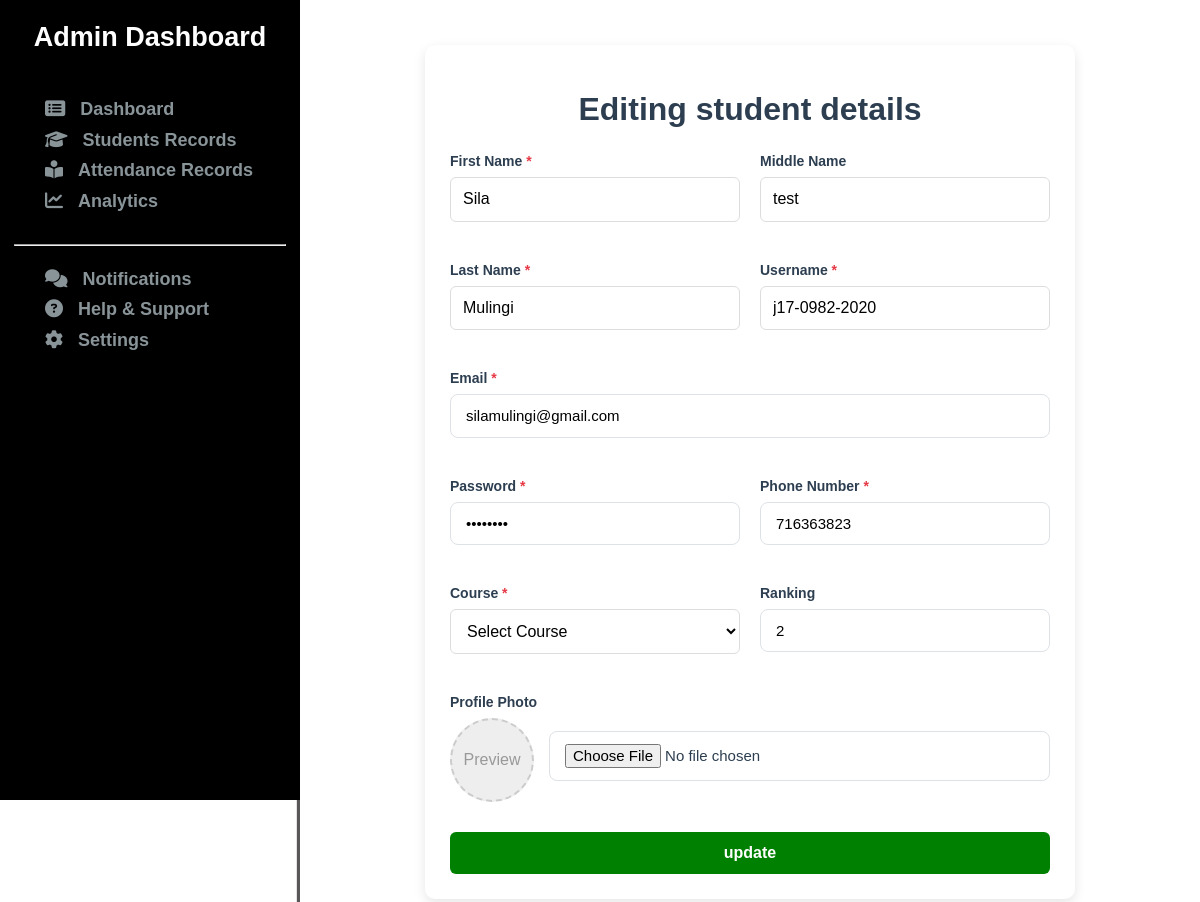
/customAdmin/update/j17-0982-2020/, run on the app's committed database.
### coreApp/models.py (models this page shows, shortened)
class StudentProfile(models.Model):
    first_name = models.CharField(max_length=256)  # null=False is default for CharField
    last_name = models.CharField(max_length=256)
    username = models.CharField(max_length=256, unique=True)
    course = models.CharField(max_length=200)
    phone = models.BigIntegerField(unique=True)
    email = models.EmailField(unique=True)
    password = models.CharField(max_length=256)
    middle_name = models.CharField(
        max_length=256,
        blank=True,  # Allows empty string in forms
        null=True,    # Allows NULL in database
        default=''    # Default value when not provided
    )
    ranking = models.CharField(max_length=256, blank=True, default='')
    image = models.ImageField(upload_to='student_photos', blank=True, null=True)

### coreApp/views.py (the view)
# urls.py: path('customAdmin/update/<str:username>/', views.update, name='update'),
def update(request, username):
    updateStudent = get_object_or_404(StudentProfile, username=username)
    context = {}
    context['updateStudent'] = updateStudent
    return render(request, 'admin/updateStudent.html', context)

### templates/admin/updateStudent.html (shortened to what this page needs)
{% extends 'admin/adminBase.html' %}
{% load static %}
{% block css %}
    <link rel="stylesheet" href="{% static 'css/admin/update.css' %}">
{% endblock css %}
{% block content %}
    <div class= "updateRecords">
        <div class="updateStudent form-container">
            <h1>Editing student details</h1>
            <form id="studentForm">
                {% if updateStudent %}
                <div class="form-grid">
                    <div class="form-group">
                        <label for="firstName" class="required">First Name</label>
                        <input type="text" id="firstName" name="first_name" value="{{updateStudent.first_name}}" required>
                    </div>
                    <div class="form-group">
                        <label for="middleName">Middle Name</label>
                        <input type="text" id="middleName" name="middle_name" value="{{updateStudent.middle_name}}">
                    </div>
                    <div class="form-group">
                        <label for="lastName" class="required">Last Name</label>
                        <input type="text" id="lastName" name="last_name" value="{{updateStudent.last_name}}" required>
                    </div>
                    <div class="form-group">
                        <label for="username" class="required">Username</label>
                        <input type="text" id="username" name="username" value="{{updateStudent.username}}" required>
                    </div>
                    <div class="form-group full-width">
                        <label for="email" class="required">Email</label>
                        <input type="email" id="email" name="email" value="{{updateStudent.email}}" required>
                    </div>
                    <div class="form-group">
                        <label for="password" class="required">Password</label>
                        <input type="password" id="password" name="password" value="{{updateStudent.password}}" required>
                    </div>
                    <div class="form-group">
                        <label for="phone" class="required">Phone Number</label>
                        <input type="tel" id="phone" name="phone" value="{{updateStudent.phone}}" required>
                    </div>
                    <div class="form-group">
                        <label for="course" class="required">Course</label>
                        <select id="course" name="course" required>
                            <option value="">Select Course</option>
                        </select>
                    </div>
                    <div class="form-group">
                        <label for="ranking">Ranking</label>
                        <input type="number" id="ranking" name="ranking" value="{{updateStudent.ranking}}" min="1">
                    </div>
                    <div class="form-group full-width">
                        <label>Profile Photo</label>
                        <div class="photo-upload">
                            <div class="photo-preview" id="photoPreview">
                                <span style="color: #999;">Preview</span>
                            </div>
                            <label>
                                <input type="file" id="profilePhoto" name="profilePhoto" accept="image/*">
                            </label>
                        </div>
                    </div>
                </div>
                {% endif %}
                <button type="submit">update</button>
            </form>
        </div>
    </div>
{% endblock %}

### static/css/admin/admin.css (style rules this page uses)
html { line-height: 1.15; -webkit-text-size-adjust: 100%; }
body { margin: 0; font-family: Arial, sans-serif; }
h1 { font-size: 2em; margin: 0.67em 0; }
button, input, optgroup, select, textarea { font-family: inherit; font-size: 100%; line-height: 1.15; margin: 0; }
button, input { overflow: visible; }
button, select { text-transform: none; }
button, [type="button"], [type="reset"], [type="submit"] { -webkit-appearance: button; }

### static/css/admin/update.css (style rules this page uses)
:root { --primary: #4361ee; --primary-hover: #3a56d4; --text: #2b2d42; --light-gray: #f8f9fa; --border: #dee2e6; }
.updateRecords { width: 85%; box-shadow: 0 0 1px 3px rgb(90, 88, 88); padding: 15px; margin-left: 300px; margin-top: 0; }
.updateRecords .form-container { max-width: 600px; margin: 30px auto; background: white; padding: 25px; border-radius: 10px; box-shadow: 0 4px 12px rgba(0, 0, 0, 0.1); }
.updateRecords .form-container h1 { text-align: center; color: #2c3e50; margin-bottom: 25px; }
.updateRecords .form-container .form-group { margin-bottom: 20px; }
.updateRecords .form-container label { display: block; margin-bottom: 8px; font-weight: 600; color: #2c3e50; }
.updateRecords .form-container input[type="text"], .updateRecords .form-container input[type="datetime-local"], .updateRecords .form-container textarea, .updateRecords .form-container select { width: 100%; padding: 12px; border: 1px solid #ddd; border-radius: 6px; font-size: 16px; transition: border 0.3s; box-sizing: border-box; }
.updateRecords .form-container button { background-color: green; color: white; border: none; padding: 12px 20px; border-radius: 6px; cursor: pointer; font-size: 16px; font-weight: 600; width: 100%; transition: background-color 0.3s; }
.form-container { max-width: 700px; margin: 30px auto; background: white; padding: 30px; border-radius: 12px; box-shadow: 0 6px 18px rgba(0, 0, 0, 0.08); }
h1 { text-align: center; color: var(--primary); margin-bottom: 30px; font-weight: 700; }
.form-grid { display: grid; grid-template-columns: repeat(2, 1fr); gap: 20px; }
.form-group { margin-bottom: 20px; }
.full-width { grid-column: span 2; }
label { display: block; margin-bottom: 8px; font-weight: 600; font-size: 14px; color: var(--text); }
input[type="text"], input[type="email"], input[type="tel"], input[type="password"], input[type="number"], input[type="file"], select { width: 100%; padding: 12px 15px; border: 1px solid var(--border); border-radius: 8px; font-size: 15px; transition: all 0.3s; box-sizing: border-box; background-color: white; }
.photo-upload { display: flex; align-items: center; gap: 15px; }
.photo-preview { width: 80px; height: 80px; border-radius: 50%; background-color: #eee; overflow: hidden; border: 2px dashed #ccc; display: flex; align-items: center; justify-content: center; }
.photo-upload label { flex: 1; }
button { background-color: var(--primary); color: white; border: none; padding: 14px 20px; border-radius: 8px; cursor: pointer; font-size: 16px; font-weight: 600; width: 100%; transition: background-color 0.3s; margin-top: 10px; }
.required::after { content: " *"; color: #e63946; }

### data on the page
StudentProfile: first_name "Sila", middle_name "test", last_name "Mulingi", username "j17-0982-2020", email "silamulingi@gmail.com", phone "716363823", ranking "2"
